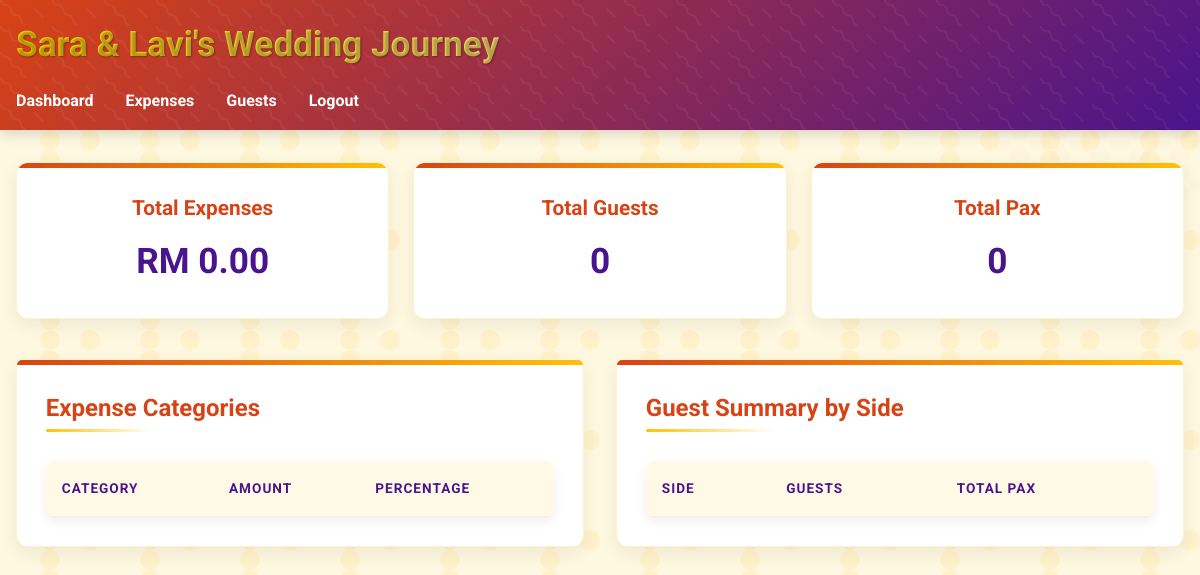
The page / (signed in) on the database as committed earlier.
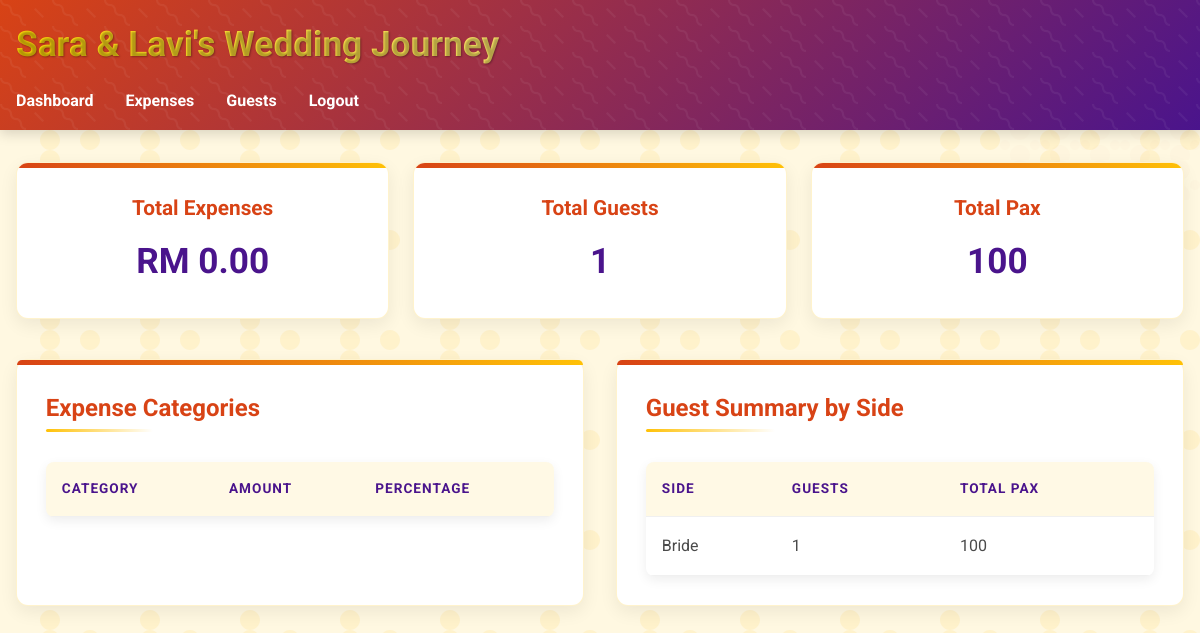
The same page on the database as committed later.
### tables this page shows
CREATE TABLE guests (
    id INTEGER PRIMARY KEY AUTOINCREMENT,
    name TEXT NOT NULL,
    side TEXT NOT NULL,
    pax INTEGER NOT NULL,
    status TEXT NOT NULL
);

### app.py (the view)
@app.route('/')
@login_required
def dashboard():
    if not os.path.exists(DATABASE):
        init_db()
    db = get_db()
    expenses = db.execute('SELECT category, SUM(cost) as total FROM expenses GROUP BY category ORDER BY total DESC').fetchall()
    total_expenses = db.execute('SELECT SUM(cost) as grand_total FROM expenses').fetchone()['grand_total'] or 0
    guest_count = db.execute('SELECT COUNT(*) as count FROM guests').fetchone()['count']
    guest_summary = db.execute('''
        SELECT side,
               COUNT(*) as count,
               SUM(pax) as total_pax
        FROM guests
        GROUP BY side
    ''').fetchall()
    total_pax = db.execute('SELECT SUM(pax) as total FROM guests').fetchone()['total'] or 0
    return render_template('dashboard.html',
                         expenses=expenses,
                         total_expenses=total_expenses,
                         guest_count=guest_count,
                         total_pax=total_pax,
                         guest_summary=guest_summary)

### app.py (called while the page is built)
def login_required(f):
    @wraps(f)
    def decorated_function(*args, **kwargs):
        if 'logged_in' not in session:
            return redirect(url_for('login'))
        return f(*args, **kwargs)
    return decorated_function

def get_db():
    if 'db' not in g:
        db_dir = os.path.dirname(DATABASE)
        if db_dir:
            os.makedirs(db_dir, exist_ok=True)
        g.db = sqlite3.connect(DATABASE)
        g.db.row_factory = sqlite3.Row
    return g.db

### templates/dashboard.html (shortened to what this page needs)
{% extends "base.html" %}
{% block content %}
<div class="dashboard">
    <div class="summary-cards">
        <div class="card">
            <h2>Total Expenses</h2>
            <p class="amount">RM {{ "{:,.2f}".format(total_expenses) }}</p>
        </div>
        <div class="card">
            <h2>Total Guests</h2>
            <p class="amount">{{ guest_count }}</p>
        </div>
        <div class="card">
            <h2>Total Pax</h2>
            <p class="amount">{{ total_pax }}</p>
        </div>
    </div>
    <div class="dashboard-sections">
        <div class="section">
            <h2>Expense Categories</h2>
            <table class="dashboard-table">
                <thead>
                    <tr>
                        <th>Category</th>
                        <th>Amount</th>
                        <th>Percentage</th>
                    </tr>
                </thead>
            </table>
        </div>
        <div class="section">
            <h2>Guest Summary by Side</h2>
            <table class="dashboard-table">
                <thead>
                    <tr>
                        <th>Side</th>
                        <th>Guests</th>
                        <th>Total Pax</th>
                    </tr>
                </thead>
                <tbody>
                    {% for side in guest_summary %}
                    <tr>
                        <td>{{ side['side'] }}</td>
                        <td>{{ side['count'] }}</td>
                        <td>{{ side['total_pax'] }}</td>
                    </tr>
                    {% endfor %}
                </tbody>
            </table>
        </div>
    </div>
</div>
{% endblock %}

Rows that differ between the two databases and show on the page:
added guests: side "Bride", count "1", total_pax "100"
Other text that changed with them:
{{ guest_count }}: "0" → "1"
{{ total_pax }}: "0" → "100"
